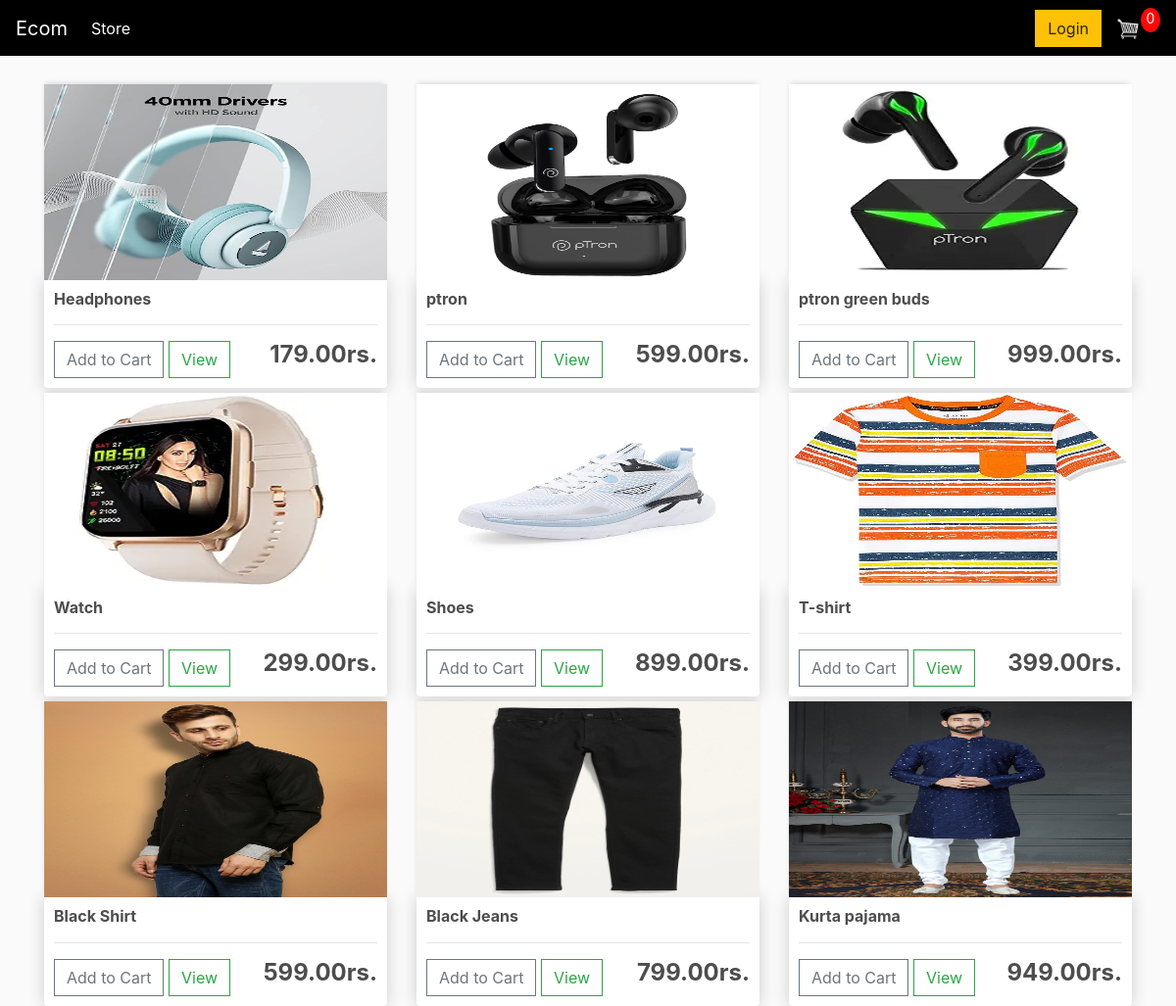
The page / on the database its author committed.
### store/models.py (models this page shows, shortened)
class Product(models.Model):
    name=models.CharField(max_length=200, null=True)
    price=models.DecimalField(max_digits=7, decimal_places=2)
    digital=models.BooleanField(default=False, null=True,blank=True)
    image=models.ImageField(null=True,blank=True)

### store/views.py (the view)
# urls.py: path('', include("store.urls")),
def store(request):
	data = cartData(request)
	cartItems = data['cartItems']
	order = data['order']
	items = data['items']
	products = Product.objects.all()
	context = {'products':products, 'cartItems':cartItems}
	return render(request, 'store/store.html', context)

### store/utils.py (called while the page is built, shortened)
def cookieCart(request):
	try:
		cart = json.loads(request.COOKIES['cart'])
	except:
		cart = {}
		print('CART:', cart)
	items = []
	order = {'get_cart_total':0, 'get_cart_items':0, 'shipping':False}
	cartItems = order['get_cart_items']
	return {'cartItems':cartItems ,'order':order, 'items':items}

def cartData(request):
	if request.user.is_authenticated:
		customer = request.user.customer
		order, created = Order.objects.get_or_create(customer=customer, complete=False)
		items = order.orderitem_set.all()
		cartItems = order.get_cart_items
	else:
		cookieData = cookieCart(request)
		cartItems = cookieData['cartItems']
		order = cookieData['order']
		items = cookieData['items']
	return {'cartItems':cartItems ,'order':order, 'items':items}

### store/templates/store/store.html
{% extends 'store/main.html' %}
{% load static %}
{% block content %}
	<div class="row">
		{% for product in products %}
		<div class="col-lg-4">
			<img class="thumbnail" src="{{product.image.url}}">
			<div class="box-element product">
				<h6><strong>{{product.name}}</strong></h6>
				<hr>
				<button data-product={{product.id}} data-action="add" class="btn btn-outline-secondary add-btn update-cart">Add to Cart</button>
				<a class="btn btn-outline-success" href="#">View</a>
				<h4 style="display: inline-block; float:right;"><strong>{{product.price|floatformat:2}}rs.</strong></h4>
			</div>
		</div>
		{% endfor %}
	</div>
{% endblock content %}

### store/templates/store/main.html (shortened to what this page needs)
<!DOCTYPE html>
{% load static %}
<html>
<head>
	<link rel="stylesheet" href="https://stackpath.bootstrapcdn.com/bootstrap/4.4.1/css/bootstrap.min.css">
	<link rel="stylesheet" type="text/css" href="{% static 'css/main.css' %}">
</head>
<body>
	<nav class="navbar navbar-expand-lg navbar-dark bg-dark">
	  <a class="navbar-brand" href="{% url 'store' %}">Ecom</a>
	  <div class="collapse navbar-collapse" id="navbarSupportedContent">
	    <ul class="navbar-nav mr-auto">
	      <li class="nav-item active">
	        <a class="nav-link" href="{% url 'store' %}">Store <span class="sr-only">(current)</span></a>
	      </li>
	    </ul>
	    <div class="form-inline my-2 my-lg-0">
	     	<a href="#"class="btn btn-warning">Login</a>
	     	<a href="{% url 'cart' %}">
	    		<img  id="cart-icon" src="{% static 'images/cart.png' %}">
	    	</a>
	    	<p id="cart-total">{{cartItems}}</p>
	    </div>
	  </div>
	</nav>
     <div class="container">
            <br>
            {% block content %}
            {% endblock content %}
         </div>
</body>
</html>

### static/css/main.css (style rules this page uses)
body { background-color: hsl(0, 0%, 98%); }
h1,h2,h3,h4,h5,h6 { color:hsl(0, 0%, 30%); }
.box-element { box-shadow:hsl(0, 0%, 80%) 0 0 16px; background-color: #fff; border-radius: 4px; padding: 10px; }
.thumbnail { width: 100%; height: 200px; -webkit-box-shadow: -1px -3px 5px -2px rgba(214,214,214,1); -moz-box-shadow: -1px -3px 5px -2px rgba(214,214,214,1); box-shadow: -1px -3px 5px -2px rgba(214,214,214,1); }
.product { border-radius: 0 0 4px 4px; }
.bg-dark { background-color: #000000!important; }
#cart-icon { width:25px; display: inline-block; margin-left: 15px; }
#cart-total { display: block; text-align: center; color:#fff; background-color: rgb(255, 7, 7); width: 20px; height: 25px; border-radius: 50%; font-size: 14px; }
.col-lg-4, .col-lg-6, .col-lg-8, .col-lg-12 { margin-top: 5px; }
.btn { border-radius: 0; }

### rows shown on the page
Product: image (picture), name "Headphones", price "179.00"
Product: image (picture), name "ptron", price "599.00"
Product: image (picture), name "ptron green buds", price "999.00"
Product: image (picture), name "Watch", price "299.00"
Product: image (picture), name "Shoes", price "899.00"
Product: image (picture), name "T-shirt", price "399.00"
Product: image (picture), name "Black Shirt", price "599.00"
Product: image (picture), name "Black Jeans", price "799.00"
Product: image (picture), name "Kurta pajama", price "949.00"

### other values the page prints
{{ cartItems }} "0"
